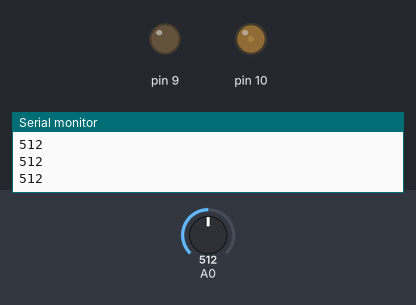
A sketch run on a simulated Arduino Uno, built with avr-gcc and run on an emulated ATmega328P. Parts: output pins drawn as LEDs (lit = HIGH), the last lines printed to the serial monitor. The inputs (shaded band) are chosen by the test bench; at power-on: A0 = 512.

Above: at 1.2 s.
1.3 s: A0 set to 104
At 2.4 s:
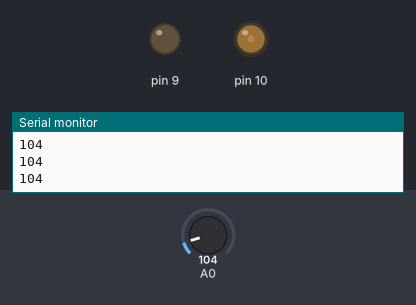
2.8 s: A0 set to 90
At 3.6 s:
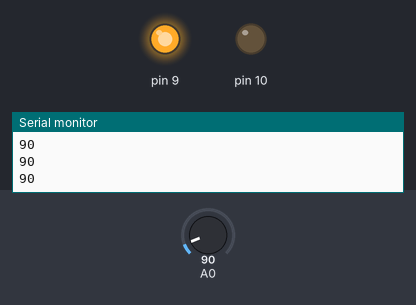
4.3 s: A0 set to 1023
At 4.7 s:
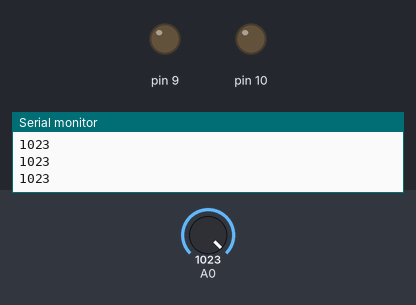
5.8 s: A0 set to 1014
At 7.0 s:
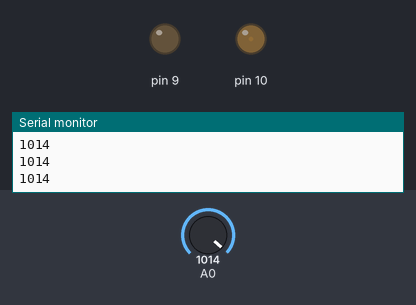
7.3 s: A0 set to 0
At 8.2 s:
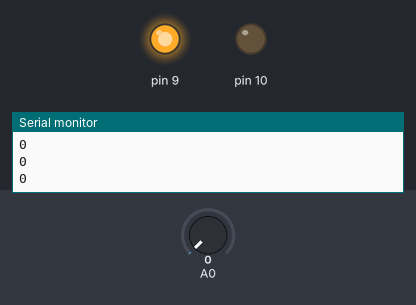
Timing chart, 0 to 9.8 s (numbered marks = the images above; inputs shaded):
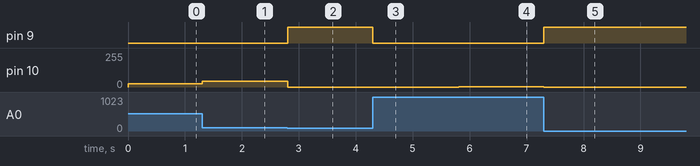

Measured:
- the behaviour switches between 100 and 99 on A0 (found by bisection; images 1 and 2)
- after the input at 1.3 s, pin 10: 25/255 → 45/255 at once
- after the input at 2.8 s, pin 9: LOW → HIGH at once; pin 10: 45/255 → 0/255 at once
- after the input at 4.3 s, pin 9: HIGH → LOW at once
- after the input at 5.8 s, pin 10: 0/255 → 1/255 at once
- after the input at 7.3 s, pin 9: LOW → HIGH at once; pin 10: 1/255 → 0/255 at once

The sketch:

danCamData.ino
```cpp
void setup() {
  Serial.begin(9600);
  pinMode(14,INPUT);
  pinMode(9,OUTPUT);
  pinMode(10,OUTPUT);
}

void loop() {
  int sensorVal = analogRead(14);
  Serial.println(sensorVal,DEC);//send a decimal to processing
  if (sensorVal < 100){ // above threshold turn on green light
    digitalWrite(9,HIGH);
    digitalWrite(10,LOW);
  }else{ //below threshold - make red LED brighter
    sensorVal = map(sensorVal, 0, 1023, 0, 50); //for light
    digitalWrite(9,LOW);
    analogWrite(10,50-sensorVal);
    }
  delay(5);
}
```
